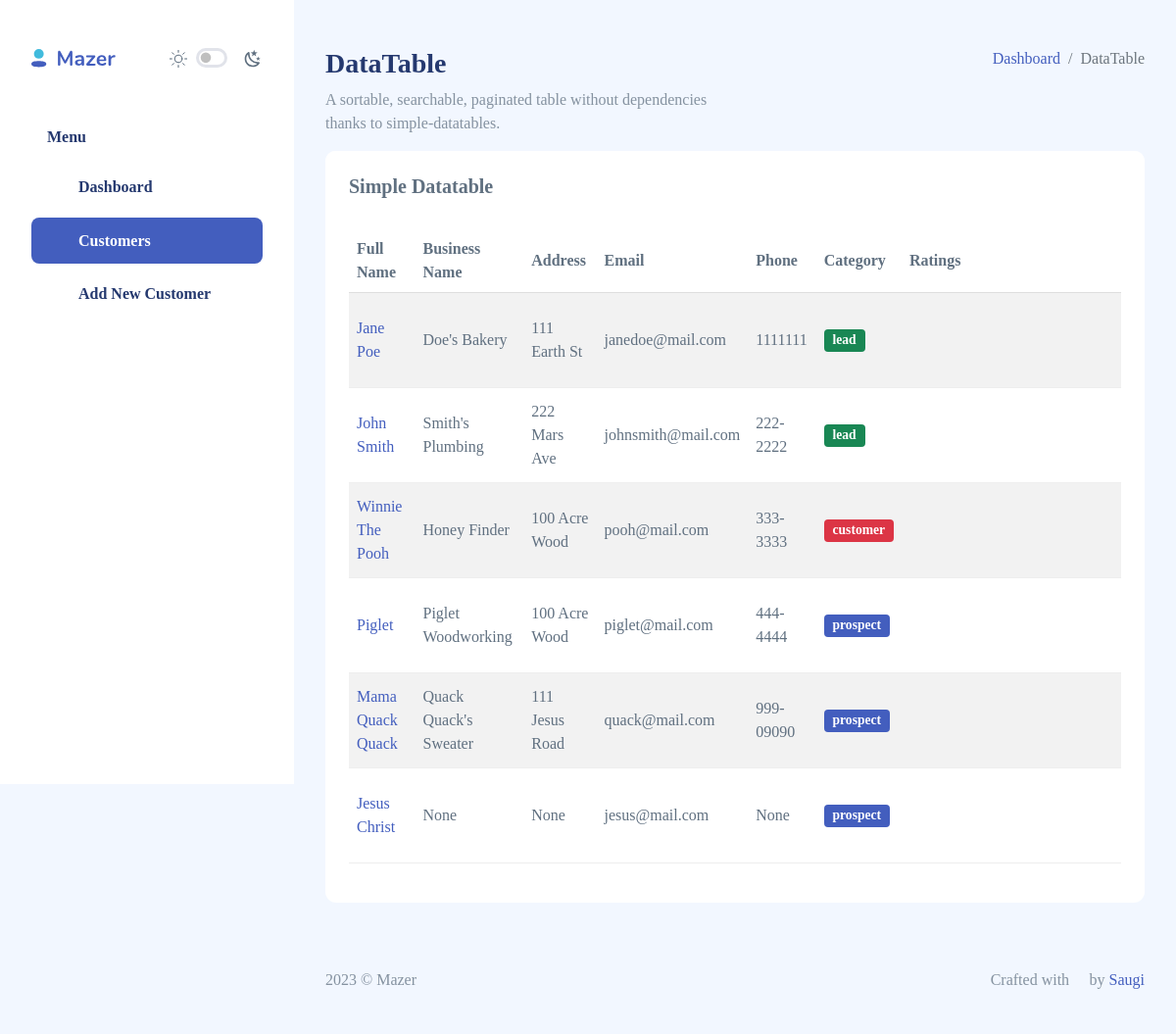
Screenshot of /table/ with the database file from the repository.
### crm/models.py (models this page shows, shortened)
class Record(models.Model):
    created_at = models.DateTimeField(auto_now_add=True)
    full_name = models.CharField(max_length=50)
    biz_name = models.CharField(max_length=50, null=True, blank=True)
    address = models.CharField(max_length=50, null=True, blank=True)
    email = models.EmailField(max_length=50, null=True, blank=True)
    phone = models.CharField(max_length=50, null=True, blank=True)
    category = models.CharField(max_length=50, choices=CHOICES, default="prospect", null=True, blank=True)
    ratings = models.IntegerField(null=True, blank=True)

### crm/views.py (the view)
# urls.py: path('table/', views.table, name='table'),
def table(request):
    records = Record.objects.all()
    return render(request, 'crm/table-datatable.html', {'records': records})

### crm/templates/crm/table-datatable.html (shortened to what this page needs)
{% extends 'crm/base.html' %}
{% load static %}
{% block content %}
<body>
{% include 'crm/sidebar.html' %}
<div class="page-heading">
    <div class="page-title">
        <div class="row">
            <div class="col-12 col-md-6 order-md-1 order-last">
                <h3>DataTable</h3>
                <p class="text-subtitle text-muted">A sortable, searchable, paginated table without dependencies thanks to simple-datatables.</p>
            </div>
            <div class="col-12 col-md-6 order-md-2 order-first">
                <nav aria-label="breadcrumb" class="breadcrumb-header float-start float-lg-end">
                    <ol class="breadcrumb">
                        <li class="breadcrumb-item"><a href="index.html">Dashboard</a></li>
                        <li class="breadcrumb-item active" aria-current="page">DataTable</li>
                    </ol>
                </nav>
            </div>
        </div>
    </div>
    <section class="section">
        <div class="card">
            <div class="card-header">
                <h5 class="card-title">
                    Simple Datatable
                </h5>
            </div>
            <div class="card-body">
                <table class="table table-striped" id="table1">
                    <thead>
                        <tr>
                            <th>Full Name</th>
                            <th>Business Name</th>
                            <th>Address</th>
                            <th>Email</th>
                            <th>Phone</th>
                            <th>Category</th>
                            <th>Ratings</th>
                        </tr>
                    </thead>
                    <tbody>
                        {% for record in records %}
                        <tr>
                            <td><a href="{% url 'client_record' record.id %}">{{ record.full_name }}</a></td>
                            <td>{{ record.biz_name }}</td>
                            <td>{{ record.address }}</td>
                            <td>{{ record.email }}</td>
                            <td>{{ record.phone }}</td>
                            {% if record.category == "prospect" %}
                                <td><span class="badge bg-primary">{{ record.category }}</span></td>
                            {% elif record.category == "lead" %}
                                <td><span class="badge bg-success">{{ record.category }}</span></td>
                            {% elif record.category == "customer" %}
                                <td><span class="badge bg-danger">{{ record.category }}</span></td>
                            {% endif %}
                            <td>
                                <div class="card-body">
                                    <div id="step" class="star-rating" style="width: 160px; height: 32px; background-size: 32px;">
                                    </div>
                                </div>
                            </td>
                        </tr>
                        {% endfor %}
                    </tbody>
                </table>
            </div>
        </div>
    </section>
</div>
{% include 'crm/footer.html' %}
</body>
{% endblock content %}

### rows the page displays
Record: full_name "Jane Poe", biz_name "Doe's Bakery", address "111 Earth St", email "janedoe@mail.com", phone "1111111", category "lead"
Record: full_name "John Smith", biz_name "Smith's Plumbing", address "222 Mars Ave", email "johnsmith@mail.com", phone "222-2222", category "lead"
Record: full_name "Winnie The Pooh", biz_name "Honey Finder", address "100 Acre Wood", email "pooh@mail.com", phone "333-3333", category "customer"
Record: full_name "Piglet", biz_name "Piglet Woodworking", address "100 Acre Wood", email "piglet@mail.com", phone "444-4444", category "prospect"
Record: full_name "Mama Quack Quack", biz_name "Quack Quack's Sweater", address "111 Jesus Road", email "quack@mail.com", phone "999-09090", category "prospect"
Record: full_name "Jesus Christ", biz_name "None", address "None", email "jesus@mail.com", phone "None", category "prospect"
